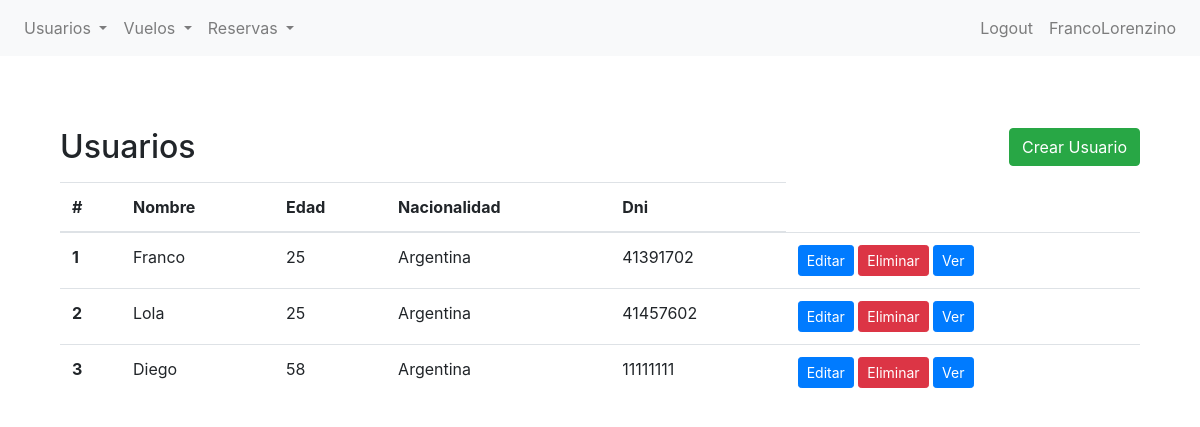
The app's page /bookings/list-usuarios/ (signed in) with its own data.
### bookings/models.py (models this page shows, shortened)
class Usuario(models.Model):
    nombre = models.CharField(max_length=100)
    edad = models.IntegerField()
    nacionalidad = models.CharField(max_length=100)
    dni = models.CharField(max_length=8)

### bookings/views.py (the view)
# urls.py: path("list-usuarios/", list_usuarios, name="list-usuario-viajero"),
def list_usuarios(request):
    usuarios = Usuario.objects.all()
    contexto_dict = {"todos_los_usuarios": usuarios}
    return render(request, "bookings/usuarios/list-usuarios.html", contexto_dict)

### bookings/templates/bookings/usuarios/list-usuarios.html (shortened to what this page needs)
{% extends 'bookings/base.html' %}
{% block content %}
<section class="py-5">
    <div class="container">
        <div class="d-flex justify-content-between align-items-center mb-3">
            <h2 class="mb-0">Usuarios</h2>
            <a href="{% url 'crear-usuario-viajero' %}" class="btn btn-success">Crear Usuario</a>
        </div>
        <table class="table">
            <thead>
                <tr>
                    <th scope="col">#</th>
                    <th scope="col">Nombre</th>
                    <th scope="col">Edad</th>
                    <th scope="col">Nacionalidad</th>
                    <th scope="col">Dni</th>
                </tr>
            </thead>
            <tbody>
                {% if todos_los_usuarios %}
                {% for usuario in todos_los_usuarios %}
                <tr>
                    <th scope="row">{{ forloop.counter }}</th>
                    <td>{{ usuario.nombre }}</td>
                    <td>{{ usuario.edad }}</td>
                    <td>{{ usuario.nacionalidad }}</td>
                    <td>{{ usuario.dni }}</td>
                    <td>
                        <a href="{% url 'editar-usuario-viajero' usuario.id %}" class="btn btn-primary btn-sm">Editar</a>
                        <a href="{% url 'eliminar-usuario-viajero' usuario.id %}" class="btn btn-danger btn-sm">Eliminar</a>
                        <a href="{% url 'ver-usuario-viajero' usuario.id %}" class="btn btn-primary btn-sm">Ver</a>
                    </td>
                </tr>
                {% endfor %}
                {% else %}
                <tr>
                    <td colspan="7">No hay Usuarios disponibles.</td>
                </tr>
                {% endif %}
            </tbody>
        </table>
    </div>
</section>
{% endblock %}

### bookings/templates/bookings/base.html (shortened to what this page needs)
{% load static %}
<!DOCTYPE html>
<html lang="en">
<head>
    <link rel="stylesheet" href="{% static 'bookings/css/bootstrap.css' %}">
</head>
<body>
    <nav class="navbar navbar-expand-lg navbar-light bg-light">
        <div class="collapse navbar-collapse" id="navbarNav">
            <ul class="navbar-nav">
                {% if user.is_authenticated %}
                <li class="nav-item dropdown">
                    <a class="nav-link dropdown-toggle" href="#" id="navbarDropdownMenuLinkReserva" role="button" data-toggle="dropdown" aria-haspopup="true" aria-expanded="false">
                        Usuarios
                    </a>
                </li>
                <li class="nav-item dropdown">
                    <a class="nav-link dropdown-toggle" href="#" id="navbarDropdownMenuLinkSala" role="button" data-toggle="dropdown" aria-haspopup="true" aria-expanded="false">
                        Vuelos
                    </a>
                </li>
                <li class="nav-item dropdown">
                    <a class="nav-link dropdown-toggle" href="#" id="navbarDropdownMenuLinkReserva" role="button" data-toggle="dropdown" aria-haspopup="true" aria-expanded="false">
                        Reservas
                    </a>
                </li>
                {% endif %}
            </ul>
            <ul class="navbar-nav ml-auto">
                {% if user.is_authenticated %}
                    <li class="nav-item">
                        <a class="nav-link" href="{% url 'logout' %}">Logout</a>
                    </li>
                    <li class="nav-item">
                        <a class="nav-link" href="{% url 'editar-perfil' %}">{{ user }}</a>
                    </li>
                {% endif %}
            </ul>
        </div>
    </nav>
    <div class="container mt-4">
        {% block content %}{% endblock content %}
    </div>
</body>
</html>

### records on screen
Usuario: nombre "Franco", edad "25", nacionalidad "Argentina", dni "41391702"
Usuario: nombre "Lola", edad "25", nacionalidad "Argentina", dni "41457602"
Usuario: nombre "Diego", edad "58", nacionalidad "Argentina", dni "11111111"

### other values on screen
{{ user }} "FrancoLorenzino"
